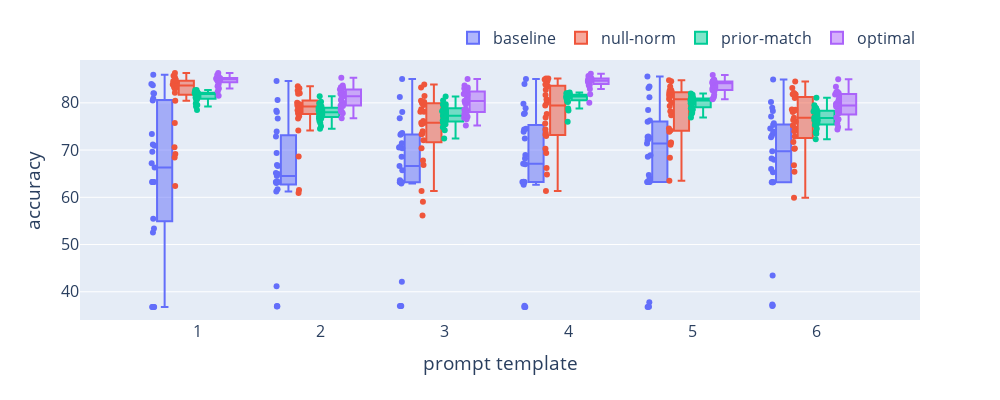

Notebook code for this chart:
### Code cell
dataset = 'qqp'
base_path = f"/home/al826/rds/hpc-work/2023/prompts/calib/search/submit/outputs/flan-t5-large"
df = box_plot(base_path, dataset)

### Figure 1 — Plotly figure (JSON) as saved in the notebook; plotly's stock layout.template omitted (floating-point values rounded to 4 significant figures; data arrays with more than 128 entries replaced by an {"elided": "..."} marker saying what was removed)
{"data": [{"alignmentgroup": "True", "boxpoints": "all", "hovertemplate": "probs=baseline<br>prompt=%{x}<br>acc=%{y}<extra></extra>", "legendgroup": "baseline", "marker": {"color": "#636efa"}, "name": "baseline", "notched": false, "offsetgroup": "baseline", "orientation": "v", "showlegend": true, "type": "box", "x": {"elided": "150 str values"}, "x0": " ", "xaxis": "x", "y": {"elided": "150 float values"}, "y0": " ", "yaxis": "y"}, {"alignmentgroup": "True", "boxpoints": "all", "hovertemplate": "probs=null-norm<br>prompt=%{x}<br>acc=%{y}<extra></extra>", "legendgroup": "null-norm", "marker": {"color": "#EF553B"}, "name": "null-norm", "notched": false, "offsetgroup": "null-norm", "orientation": "v", "showlegend": true, "type": "box", "x": {"elided": "150 str values"}, "x0": " ", "xaxis": "x", "y": {"elided": "150 float values"}, "y0": " ", "yaxis": "y"}, {"alignmentgroup": "True", "boxpoints": "all", "hovertemplate": "probs=prior-match<br>prompt=%{x}<br>acc=%{y}<extra></extra>", "legendgroup": "prior-match", "marker": {"color": "#00cc96"}, "name": "prior-match", "notched": false, "offsetgroup": "prior-match", "orientation": "v", "showlegend": true, "type": "box", "x": {"elided": "150 str values"}, "x0": " ", "xaxis": "x", "y": {"elided": "150 float values"}, "y0": " ", "yaxis": "y"}, {"alignmentgroup": "True", "boxpoints": "all", "hovertemplate": "probs=optimal<br>prompt=%{x}<br>acc=%{y}<extra></extra>", "legendgroup": "optimal", "marker": {"color": "#ab63fa"}, "name": "optimal", "notched": false, "offsetgroup": "optimal", "orientation": "v", "showlegend": true, "type": "box", "x": {"elided": "150 str values"}, "x0": " ", "xaxis": "x", "y": {"elided": "150 float values"}, "y0": " ", "yaxis": "y"}], "layout": {"autosize": false, "boxmode": "group", "font": {"size": 16}, "height": 400, "legend": {"orientation": "h", "title": {"text": ""}, "tracegroupgap": 0, "x": 1, "xanchor": "right", "y": 1.02, "yanchor": "bottom"}, "margin": {"t": 60}, "width": 1000, "xaxis": {"anchor": "y", "domain": [0, 1], "title": {"text": "prompt template"}}, "yaxis": {"anchor": "x", "domain": [0, 1], "title": {"text": "accuracy"}}}}
